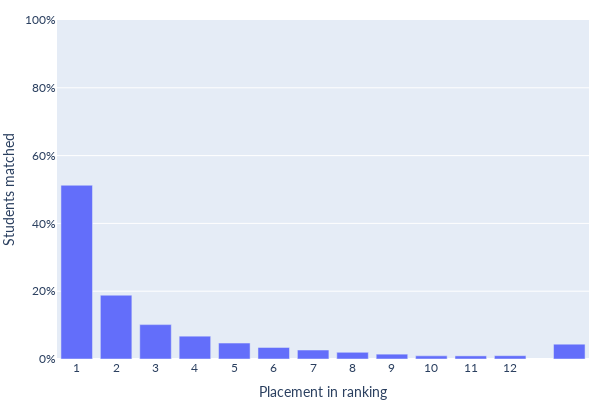

This figure's notebook cell:
### Code cell
import plotly.express as px

bins = dict_to_list(bins_dict)
counts = [len(bin) for bin in bins]

choices = list(range(1, 13)) + [13.5]
div = np.hstack([np.cumsum(lengths[::-1])[::-1], [np.sum(counts)]])

fig = px.bar(x=choices, y=counts/div)

fig.update_layout(
	width=600,
	height=400,
	showlegend=False,
	xaxis=dict(title='Placement in ranking', tickmode='array', tickvals=choices, ticktext=choices[:-1]+['Unmatched']),
	yaxis=dict(title='Students matched', range=[0, 1], tickformat='.0%'),  # Histogram
	margin={ 't': 20, 'l': 0, 'b': 0, 'r': 0 },
	font={ 'family': 'Lato' }
)

fig.show()

### Figure 1 — Plotly figure (JSON) as saved in the notebook; plotly's stock layout.template omitted (floating-point values rounded to 4 significant figures)
{"data": [{"alignmentgroup": "True", "hovertemplate": "x=%{x}<br>y=%{y}<extra></extra>", "legendgroup": "", "marker": {"color": "#636efa", "pattern": {"shape": ""}}, "name": "", "offsetgroup": "", "orientation": "v", "showlegend": false, "textposition": "auto", "type": "bar", "x": [1, 2, 3, 4, 5, 6, 7, 8, 9, 10, 11, 12, 13.5], "xaxis": "x", "y": [0.5126, 0.1882, 0.1014, 0.06731, 0.04698, 0.03418, 0.02648, 0.01967, 0.0143, 0.009311, 0.009202, 0.00978, 0.04386], "yaxis": "y"}], "layout": {"barmode": "relative", "font": {"family": "Lato"}, "height": 400, "legend": {"tracegroupgap": 0}, "margin": {"b": 0, "l": 0, "r": 0, "t": 20}, "showlegend": false, "width": 600, "xaxis": {"anchor": "y", "domain": [0, 1], "tickmode": "array", "ticktext": [1, 2, 3, 4, 5, 6, 7, 8, 9, 10, 11, 12, "Unmatched"], "tickvals": [1, 2, 3, 4, 5, 6, 7, 8, 9, 10, 11, 12, 13.5], "title": {"text": "Placement in ranking"}}, "yaxis": {"anchor": "x", "domain": [0, 1], "range": [0, 1], "tickformat": ".0%", "title": {"text": "Students matched"}}}}
